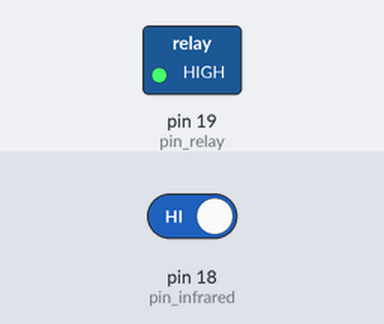
Recording of a sketch running on a simulated Arduino Uno, built with avr-gcc and run on an emulated ATmega328P. Shown: switched loads named in the sketch (green lamp = pin HIGH). The test bench sets the inputs (shaded band); at power-on: pin 18 (pin_infrared) HIGH. The audio player accepts every command and is not drawn; what the sketch prints to the serial monitor is not drawn.

Above: at 9.7 s.
9.8 s: pin 18 (pin_infrared) driven LOW
At 10.7 s:
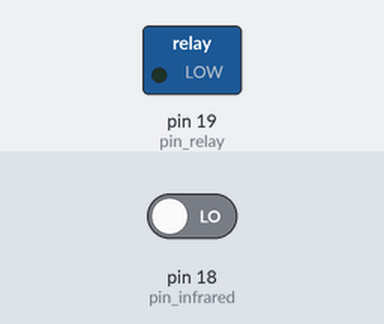
11.3 s: pin 18 (pin_infrared) driven HIGH
At 11.8 s:
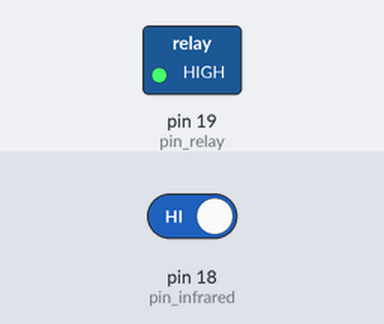
Timing chart, 0 to 14.3 s (numbered marks = the images above; inputs shaded):
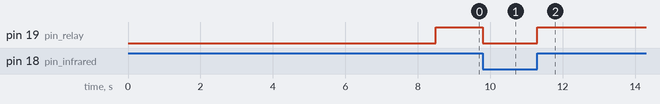

Measured:
- after the input at 9.8 s, pin 19 (pin_relay): HIGH → LOW at once
- after the input at 11.3 s, pin 19 (pin_relay): LOW → HIGH at once

The sketch:

esp32.ino
```cpp
#include <SoftwareSerial.h>
#include <DFRobotDFPlayerMini.h>
#define pin_busy 5
#define pin_infrared 18
#define pin_relay 19
SoftwareSerial mySerial(16, 17);  // RX, TX
DFRobotDFPlayerMini myDFPlayer;


int interval_deteksi_tubuh = 30;  //detik
int timer = 0;

/* kode serial mp3
1. berniat
2. membasuh wajah
3. membasuh lengan
4. membasuh sebagian kepala
5. membasuh kaki
6. sistem aktif
7. silakan mendekat
8. gerakan salah
9. wudhu selesai
10. urutan salah
11.  membasuh lengan atas
12. membasuh betis
*/


void setup() {
  delay(2000);
  Serial.begin(115200);
  mySerial.begin(9600);

  delay(3000);
  if (!myDFPlayer.begin(mySerial)) {
    Serial.println("DFPlayer Mini tidak terdeteksi");
  }
  delay(3000);
  pinMode(pin_busy, INPUT);
  pinMode(pin_infrared, INPUT);
  pinMode(pin_relay, OUTPUT);
  digitalWrite(pin_relay, HIGH); //mati

  Serial.println("DFPlayer Mini siap!");
  myDFPlayer.volume(30);  // volume 0 - 30
  myDFPlayer.play(6);
  // for(int a = 1;a<=12;a++){
  //   Serial.println(String(a));
  //   myDFPlayer.play(a);
  //   delay(2000);
  // }
  timer = millis();
}

void loop() {

  int sensor_ir = digitalRead(pin_infrared);
  if (sensor_ir == 0) {
    timer = millis();
    digitalWrite(pin_relay, LOW);
  } else {
    digitalWrite(pin_relay, HIGH);
  }


  if (millis() - timer >= interval_deteksi_tubuh * 1000) {
    timer = millis();
    myDFPlayer.play(7);
  }


  String data = "";
  if (Serial.available()) {
    data = Serial.readStringUntil(',');
    data.trim();
    myDFPlayer.play(data.toInt());
  }


}
```
